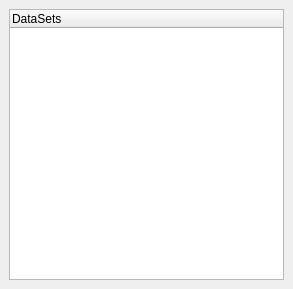
<ui version="4.0" >
 <class>ExtractDataSetsPanel</class>
 <widget class="QWidget" name="ExtractDataSetsPanel" >
  <property name="geometry" >
   <rect>
    <x>0</x>
    <y>0</y>
    <width>293</width>
    <height>289</height>
   </rect>
  </property>
  <property name="sizePolicy" >
   <sizepolicy>
    <hsizetype>5</hsizetype>
    <vsizetype>5</vsizetype>
    <horstretch>0</horstretch>
    <verstretch>0</verstretch>
   </sizepolicy>
  </property>
  <property name="windowTitle" >
   <string>Form</string>
  </property>
  <layout class="QVBoxLayout" >
   <property name="margin" >
    <number>9</number>
   </property>
   <property name="spacing" >
    <number>6</number>
   </property>
   <item>
    <widget class="pqTreeWidget" name="DataSetsList" >
     <property name="rootIsDecorated" >
      <bool>false</bool>
     </property>
     <column>
      <property name="text" >
       <string>DataSets</string>
      </property>
     </column>
    </widget>
   </item>
  </layout>
 </widget>
 <customwidgets>
  <customwidget>
   <class>pqTreeWidget</class>
   <extends>QTreeWidget</extends>
   <header>pqTreeWidget.h</header>
  </customwidget>
 </customwidgets>
 <resources/>
 <connections/>
</ui>
